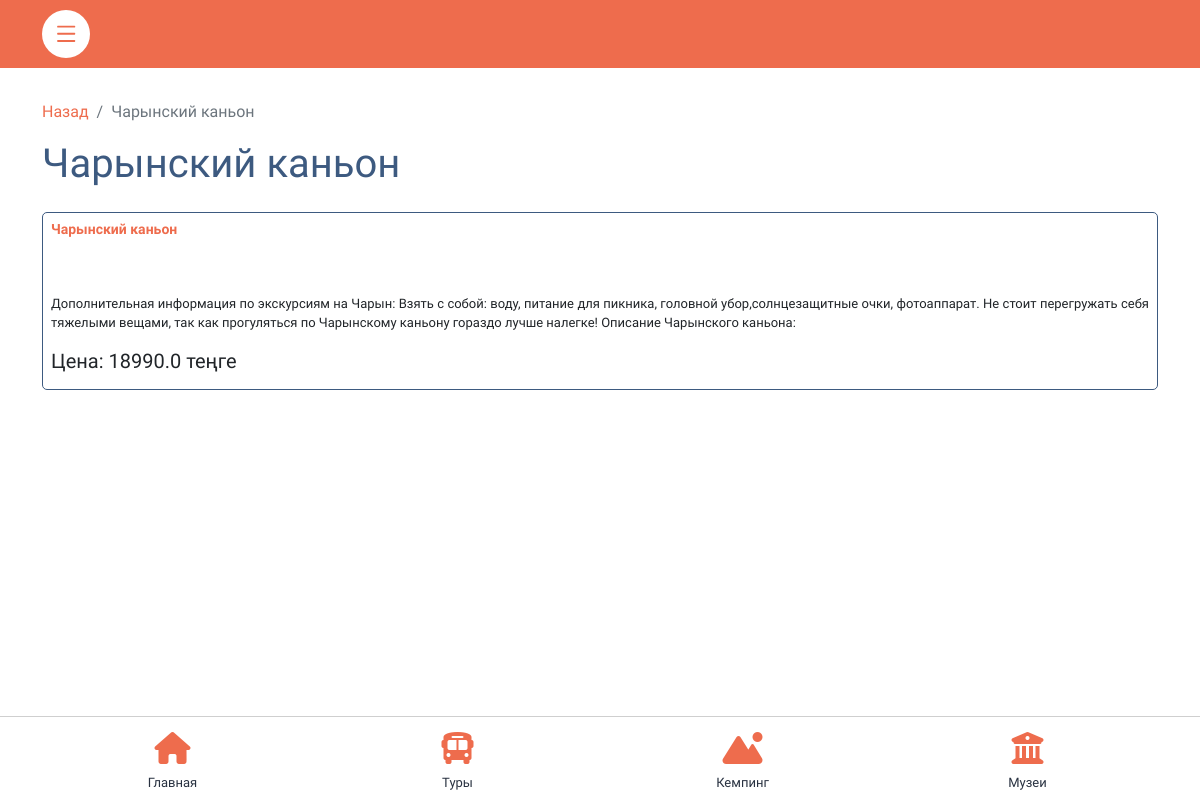
/tour/2/ (signed in), run on the app's committed database.
### coreApp/models.py (models this page shows, shortened)
class Tour(models.Model):
    tourName = models.CharField("Наименование тура", max_length=255)
    description = models.TextField("Описание")
    price = models.FloatField("Цена тура", default=0.0)
    postDate = models.DateTimeField("Дата публикации", default=datetime.now)
    tourDateStart = models.DateField("Начало")
    tourDateEnd = models.DateField("Конец")
    tourCover = models.CharField("Ссылка на изображение (1280x720)", max_length=500)
    whatsapp = models.CharField("WhatsApp", max_length=500, null=True, blank=True)
    instagram = models.CharField("Instagram", max_length=500, null=True, blank=True)
    class Meta:
        verbose_name = "Тур"
        verbose_name_plural = "Туры"

### coreApp/views.py (the view)
# urls.py: path('tour/<int:pk>/', views.tourDetails, name='tourDetails'),
def tourDetails(request, pk):
    tour = get_object_or_404(Tour, pk=pk)
    return render(request, "app/tour-detail.html", {
        'tour': tour
    })

### coreApp/templates/app/tour-detail.html (shortened to what this page needs)
{% extends '../base.html' %}
{% block content %}
{% if user.is_authenticated %}
<nav aria-label="breadcrumb mb-3">
  <ol class="breadcrumb">
    <li class="breadcrumb-item"><a class="orange-link" href="{% url 'allTours' %}">Назад</a></li>
    <li class="breadcrumb-item active" aria-current="page">{{ tour.tourName }}</li>
  </ol>
</nav>
<div class="main mb-4">
    <h1 class="mb-2">{{ tour.tourName }}</h1>
</div>
<div class="posts mb-4">
    <div class="post-card" style="height: 100%">
        <h3>{{ tour.tourName }}</h3>
        <div class="mt-3 mb-3">
        </div>
        <p style="text-align: justify; font-size: 13px;">{{ tour.description }}</p>
        <div>
            <h5>Цена: {{ tour.price }} теңге</h5>
        </div>
    </div>
</div>
{% endif %}
{% endblock %}

### coreApp/static/css/style.css (style rules this page uses)
* { font-family: 'Montserrat Alternates', sans-serif; }
ul, li { list-style: none; }
.main h1 { color: #3d5a80; font-weight: 500; }
.post-card { border: 1px solid #3d5a80; padding: 8px; width: 100%; border-radius: 5px; }
.post-card h3 { color: #ee6c4d; font-size: 14px; font-weight: 600; }
.orange-link { color: #ee6c4d; text-decoration: none; }

### data on the page
Tour: tourName "Чарынский каньон", description "Дополнительная информация по экскурсиям на Чарын: Взять с собой: воду, питание для пикника, головной убор,солнцезащитные очки, фотоаппарат. Не стоит перегружать себя тяжелыми вещами, так как прогуляться по Чарынскому каньону гораздо лучше налегке! Описание Чарынского каньона:", price "18990.0"
